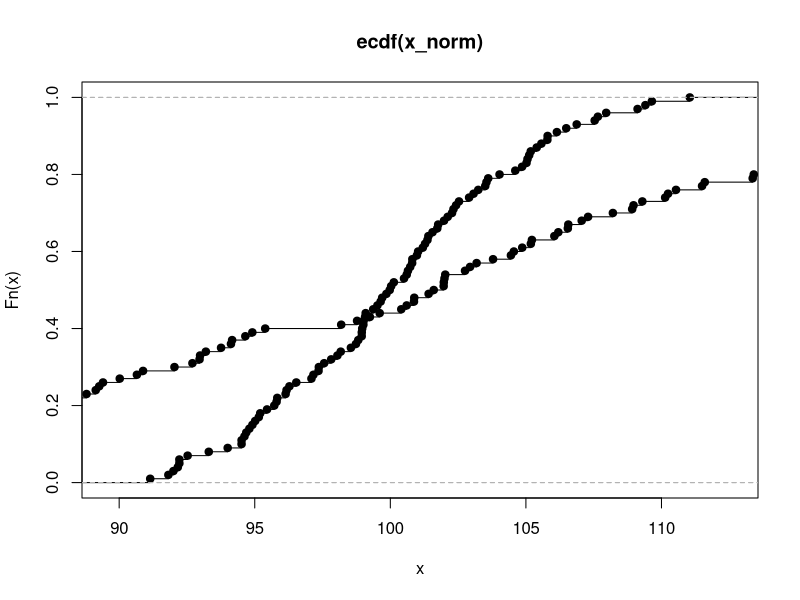
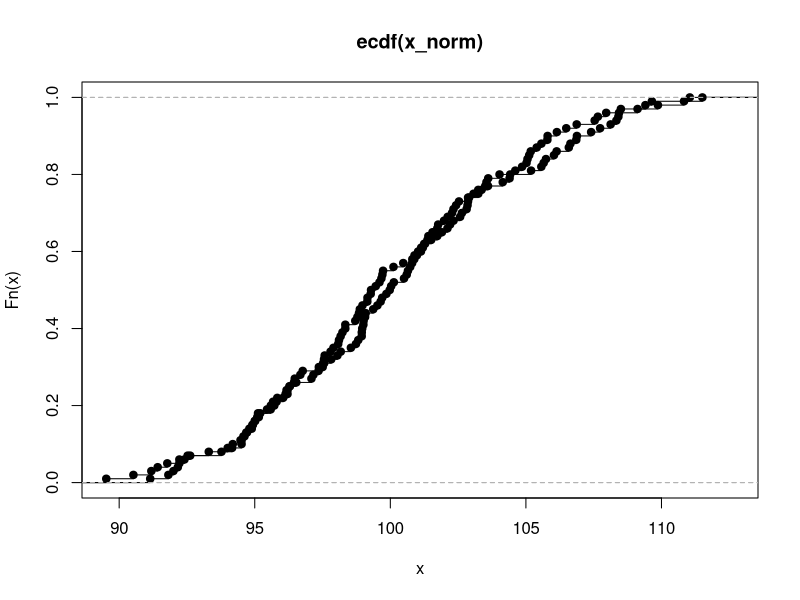

Reproduce these figures in R, in order.
x_norm<-rnorm(100,mean = 100,sd = 5)
y_unif<-runif(100,min = 75, max = 125)

plot(ecdf(x_norm))

plot(ecdf(y_unif),add=TRUE)

ks.test(x_norm,y_unif)
x_norm2<-rnorm(100,mean = 100,sd = 5)
plot(ecdf(x_norm))
plot(ecdf(x_norm2),add = TRUE)

ks.test(x_norm,x_norm2)
